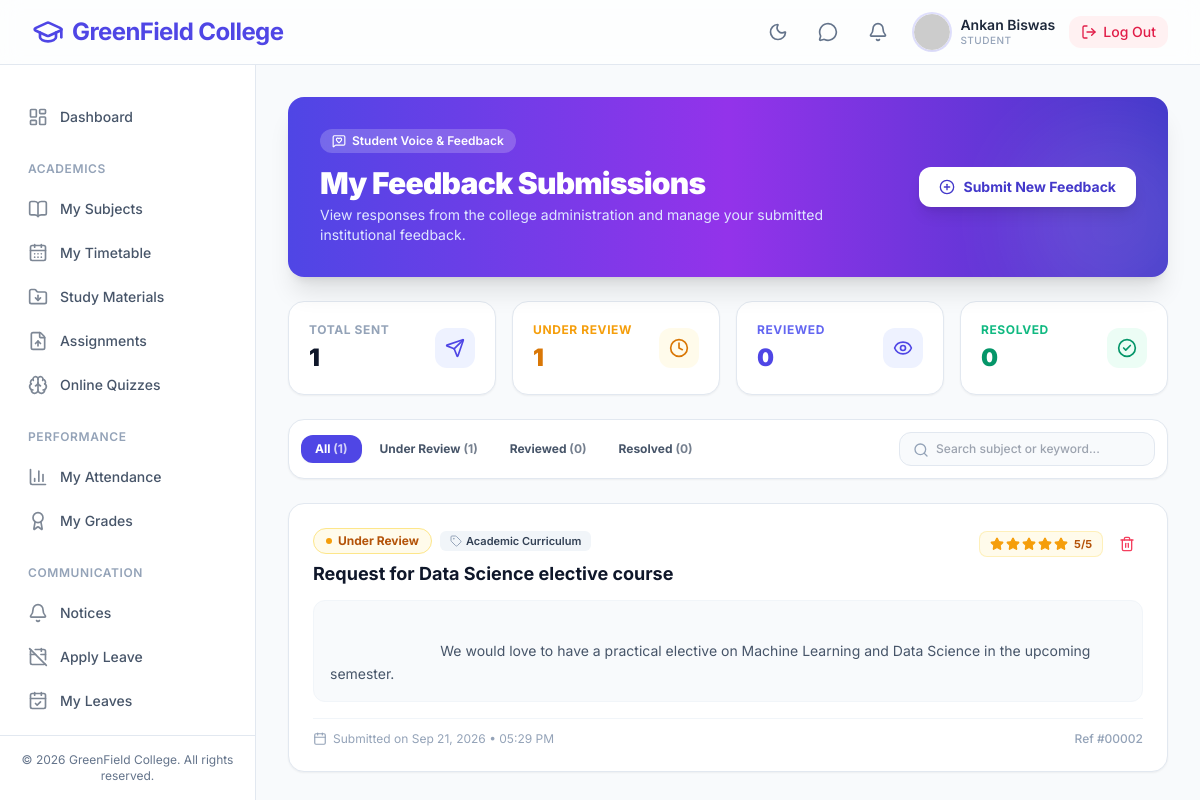
Page /views/student/my_feedbacks.php (signed in) on the committed database.
### tables this page shows
CREATE TABLE `feedbacks` (
  `id` int(11) NOT NULL AUTO_INCREMENT,
  `user_id` int(11) DEFAULT NULL,
  `user_role` enum('STUDENT','FACULTY','ADMIN','GUEST') NOT NULL DEFAULT 'GUEST',
  `name` varchar(100) DEFAULT NULL,
  `email` varchar(100) DEFAULT NULL,
  `phone` varchar(20) DEFAULT NULL,
  `category` varchar(50) NOT NULL DEFAULT 'General',
  `subject` varchar(200) NOT NULL,
  `rating` tinyint(3) unsigned DEFAULT NULL,
  `message` text NOT NULL,
  `status` enum('NEW','REVIEWED','RESOLVED') NOT NULL DEFAULT 'NEW',
  `admin_notes` text DEFAULT NULL,
  `ip_address` varchar(45) DEFAULT NULL,
  `user_agent` varchar(255) DEFAULT NULL,
  `created_at` timestamp NOT NULL DEFAULT current_timestamp(),
  `updated_at` timestamp NOT NULL DEFAULT current_timestamp() ON UPDATE current_timestamp(),
  PRIMARY KEY (`id`),
  KEY `idx_user_role` (`user_role`),
  KEY `idx_status` (`status`),
  KEY `idx_category` (`category`),
  KEY `idx_created_at` (`created_at`)
);

### config/database.php (called while the page is built, shortened)
<?php
class Database {
    private static ?Database $instance = null;
    private PDO $connection;
    private string $host = 'localhost';
    private string $db_name = 'college_cms';
    private string $username = 'root';
    private string $password = '';
    private string $charset = 'utf8mb4';
    private function __construct() {
        $dsn = "mysql:host={$this->host};dbname={$this->db_name};charset={$this->charset}";
        $options = [
            PDO::ATTR_ERRMODE            => PDO::ERRMODE_EXCEPTION,
            PDO::ATTR_DEFAULT_FETCH_MODE => PDO::FETCH_ASSOC,
            PDO::ATTR_EMULATE_PREPARES   => false,
        ];
        try {
            $this->connection = new PDO($dsn, $this->username, $this->password, $options);
        } catch (PDOException $e) {
            error_log("Database Connection failed: " . $e->getMessage());
            die("Critical Error: Unable to connect to the database. Please contact system administrator.");
        }
    }
    public static function getInstance(): Database {
        if (self::$instance === null) {
            self::$instance = new Database();
        }
        return self::$instance;
    }
    public function getConnection(): PDO {
        return $this->connection;
    }
}

### controllers/FeedbackController.php (called while the page is built, shortened)
<?php
require_once __DIR__ . '/../config/database.php';
class FeedbackController {
    private PDO $db;
    public function __construct() {
        $this->db = Database::getInstance()->getConnection();
    }
    public function getUserFeedbacks(int $userId, string $userRole, ?string $statusFilter = null): array {
        try {
            $sql = "SELECT * FROM feedbacks WHERE user_id = ? AND user_role = ?";
            $params = [$userId, strtoupper($userRole)];
            $sql .= " ORDER BY created_at DESC";
            $stmt = $this->db->prepare($sql);
            $stmt->execute($params);
            return $stmt->fetchAll(PDO::FETCH_ASSOC);
        } catch (Exception $e) {
            error_log('Error retrieving user feedbacks: ' . $e->getMessage());
            return [];
        }
    }
}

### views/student/my_feedbacks.php (the view, shortened to what this page needs)
<?php
require_once __DIR__ . '/../../includes/header.php';
require_once __DIR__ . '/../../controllers/FeedbackController.php';
$controller = new FeedbackController();
$studentId = (int)($_SESSION['user_id'] ?? 0);
$statusFilter = $_GET['status'] ?? null;
$search = trim($_GET['search'] ?? '');
$allFeedbacks = $controller->getUserFeedbacks($studentId, 'STUDENT');
$counts = [
    'all' => count($allFeedbacks),
    'new' => 0,
    'reviewed' => 0,
    'resolved' => 0
];
foreach ($allFeedbacks as $fb) {
    $st = strtolower($fb['status']);
    if (isset($counts[$st])) {
        $counts[$st]++;
    }
}
$feedbacks = $allFeedbacks;
$base = defined('BASE_URL') ? BASE_URL : '/college_cms';
?>
<main class="flex-1 overflow-y-auto p-4 sm:p-6 lg:p-8 bg-slate-50 dark:bg-slate-900 transition-colors duration-200">
    <div class="max-w-5xl mx-auto space-y-6">
        <div class="bg-gradient-to-r from-indigo-600 via-purple-600 to-indigo-700 rounded-2xl p-6 sm:p-8 text-white shadow-xl relative overflow-hidden">
            <div class="relative z-10 flex flex-col sm:flex-row sm:items-center justify-between gap-4">
                <div>
                    <span class="inline-flex items-center gap-1.5 px-3 py-1 rounded-full text-xs font-semibold bg-white/20 text-white backdrop-blur-sm mb-3">
                        <i data-lucide="message-square-heart" class="w-3.5 h-3.5"></i> Student Voice & Feedback
                    </span>
                    <h1 class="text-2xl sm:text-3xl font-black tracking-tight">My Feedback Submissions</h1>
                    <p class="text-indigo-100 text-sm mt-1 max-w-xl">
                        View responses from the college administration and manage your submitted institutional feedback.
                    </p>
                </div>
                <div class="flex-shrink-0">
                    <a href="<?= $base ?>/feedback.php" class="inline-flex items-center gap-2 bg-white text-indigo-700 hover:bg-indigo-50 font-bold px-5 py-2.5 rounded-xl shadow-lg transition-all hover:-translate-y-0.5 text-xs sm:text-sm">
                        <i data-lucide="plus-circle" class="w-4 h-4"></i> Submit New Feedback
                    </a>
                </div>
            </div>
        </div>
        <div class="grid grid-cols-2 sm:grid-cols-4 gap-4">
            <div class="bg-white dark:bg-slate-800 rounded-2xl p-4 sm:p-5 border border-slate-200 dark:border-slate-700/80 shadow-sm flex items-center justify-between">
                <div>
                    <span class="text-xs font-bold text-slate-400 uppercase tracking-wider block mb-1">Total Sent</span>
                    <span class="text-2xl font-black text-slate-900 dark:text-white"><?= $counts['all'] ?></span>
                </div>
                <div class="w-10 h-10 rounded-xl bg-indigo-50 dark:bg-indigo-900/30 text-indigo-600 dark:text-indigo-400 flex items-center justify-center">
                    <i data-lucide="send" class="w-5 h-5"></i>
                </div>
            </div>
            <div class="bg-white dark:bg-slate-800 rounded-2xl p-4 sm:p-5 border border-slate-200 dark:border-slate-700/80 shadow-sm flex items-center justify-between">
                <div>
                    <span class="text-xs font-bold text-amber-500 uppercase tracking-wider block mb-1">Under Review</span>
                    <span class="text-2xl font-black text-amber-600 dark:text-amber-400"><?= $counts['new'] ?></span>
                </div>
                <div class="w-10 h-10 rounded-xl bg-amber-50 dark:bg-amber-900/30 text-amber-600 dark:text-amber-400 flex items-center justify-center">
                    <i data-lucide="clock" class="w-5 h-5"></i>
                </div>
            </div>
            <div class="bg-white dark:bg-slate-800 rounded-2xl p-4 sm:p-5 border border-slate-200 dark:border-slate-700/80 shadow-sm flex items-center justify-between">
                <div>
                    <span class="text-xs font-bold text-indigo-500 uppercase tracking-wider block mb-1">Reviewed</span>
                    <span class="text-2xl font-black text-indigo-600 dark:text-indigo-400"><?= $counts['reviewed'] ?></span>
                </div>
                <div class="w-10 h-10 rounded-xl bg-indigo-50 dark:bg-indigo-900/30 text-indigo-600 dark:text-indigo-400 flex items-center justify-center">
                    <i data-lucide="eye" class="w-5 h-5"></i>
                </div>
            </div>
            <div class="bg-white dark:bg-slate-800 rounded-2xl p-4 sm:p-5 border border-slate-200 dark:border-slate-700/80 shadow-sm flex items-center justify-between">
                <div>
                    <span class="text-xs font-bold text-emerald-500 uppercase tracking-wider block mb-1">Resolved</span>
                    <span class="text-2xl font-black text-emerald-600 dark:text-emerald-400"><?= $counts['resolved'] ?></span>
                </div>
                <div class="w-10 h-10 rounded-xl bg-emerald-50 dark:bg-emerald-900/30 text-emerald-600 dark:text-emerald-400 flex items-center justify-center">
                    <i data-lucide="check-circle-2" class="w-5 h-5"></i>
                </div>
            </div>
        </div>
        <div class="flex flex-col md:flex-row items-stretch md:items-center justify-between gap-4 bg-white dark:bg-slate-800 p-2 sm:p-3 rounded-2xl border border-slate-200 dark:border-slate-700/80 shadow-sm">
            <div class="flex items-center gap-1 overflow-x-auto pb-1 md:pb-0">
                <?php
                $tabs = [
                    ['label' => 'All', 'value' => '', 'count' => $counts['all']],
                    ['label' => 'Under Review', 'value' => 'NEW', 'count' => $counts['new']],
                    ['label' => 'Reviewed', 'value' => 'REVIEWED', 'count' => $counts['reviewed']],
                    ['label' => 'Resolved', 'value' => 'RESOLVED', 'count' => $counts['resolved']],
                ];
                foreach ($tabs as $tab):
                    $isActive = ($statusFilter ?? '') === $tab['value'];
                    $activeClass = $isActive
                        ? 'bg-indigo-600 text-white shadow-sm'
                        : 'text-slate-600 dark:text-slate-400 hover:bg-slate-100 dark:hover:bg-slate-700/60';
                ?>
                    <a href="?status=<?= urlencode($tab['value']) ?><?= !empty($search) ? '&search=' . urlencode($search) : '' ?>"
                       class="px-3.5 py-1.5 rounded-xl text-xs font-bold transition-all whitespace-nowrap <?= $activeClass ?>">
                        <?= $tab['label'] ?> <span class="opacity-75">(<?= $tab['count'] ?>)</span>
                    </a>
                <?php endforeach; ?>
            </div>
            <form method="GET" action="" class="relative shrink-0">
                <i data-lucide="search" class="w-4 h-4 text-slate-400 absolute left-3.5 top-2.5"></i>
                <input type="text" name="search" value="<?= htmlspecialchars($search) ?>" placeholder="Search subject or keyword..."
                    class="w-full md:w-64 pl-9 pr-8 py-2 rounded-xl border border-slate-200 dark:border-slate-700 bg-slate-50 dark:bg-slate-900/50 text-slate-900 dark:text-white text-xs focus:ring-2 focus:ring-indigo-500 font-medium">
            </form>
        </div>
        <?php if (empty($feedbacks)): ?>
            <div class="bg-white dark:bg-slate-800 rounded-3xl p-10 sm:p-12 text-center border border-slate-200 dark:border-slate-700/80 shadow-sm">
                <div class="inline-flex items-center justify-center w-16 h-16 rounded-2xl bg-indigo-50 dark:bg-indigo-900/30 text-indigo-500 mb-4">
                    <i data-lucide="message-square-dashed" class="w-8 h-8"></i>
                </div>
                <h3 class="text-base font-bold text-slate-900 dark:text-white">No Feedbacks Found</h3>
                <p class="text-sm text-slate-500 dark:text-slate-400 mt-1 max-w-sm mx-auto">
                    <?= !empty($search) || !empty($statusFilter) ? 'No feedback submissions match your selected filter criteria.' : "You haven't submitted any feedback yet. Your input helps improve our campus!" ?>
                </p>
                <div class="mt-6 flex flex-wrap items-center justify-center gap-3">
                    <?php if (!empty($search) || !empty($statusFilter)): ?>
                        <a href="my_feedbacks.php" class="px-4 py-2 rounded-xl border border-slate-200 dark:border-slate-700 text-slate-600 dark:text-slate-300 text-xs font-bold hover:bg-slate-100 dark:hover:bg-slate-700 transition-colors">
                            Reset Filters
                        </a>
                    <?php endif; ?>
                    <a href="<?= $base ?>/feedback.php" class="inline-flex items-center gap-2 px-5 py-2.5 bg-indigo-600 hover:bg-indigo-700 text-white rounded-xl text-xs font-bold shadow-md shadow-indigo-500/25 transition-all">
                        <i data-lucide="plus" class="w-4 h-4"></i> Submit Feedback
                    </a>
                </div>
            </div>
        <?php else: ?>
            <div class="space-y-4">
                <?php foreach ($feedbacks as $fb):
                    $statusBadge = '';
                    if ($fb['status'] === 'NEW') {
                        $statusBadge = '<span class="inline-flex items-center gap-1.5 px-3 py-1 rounded-full text-xs font-bold bg-amber-50 text-amber-700 dark:bg-amber-900/30 dark:text-amber-400 border border-amber-200 dark:border-amber-800/40"><span class="w-1.5 h-1.5 rounded-full bg-amber-500 animate-pulse"></span> Under Review</span>';
                    }
                ?>
                    <div class="bg-white dark:bg-slate-800 rounded-2xl shadow-sm border border-slate-200 dark:border-slate-700/80 p-5 sm:p-6 transition-all hover:shadow-md">
                        <div class="flex flex-col sm:flex-row sm:items-start justify-between gap-3 mb-3">
                            <div class="space-y-1.5">
                                <div class="flex flex-wrap items-center gap-2">
                                    <?= $statusBadge ?>
                                    <span class="inline-flex items-center gap-1 px-2.5 py-0.5 rounded-md text-[11px] font-semibold bg-slate-100 dark:bg-slate-700/60 text-slate-700 dark:text-slate-300">
                                        <i data-lucide="tag" class="w-3 h-3 text-slate-400"></i> <?= htmlspecialchars($fb['category']) ?>
                                    </span>
                                </div>
                                <h3 class="text-base sm:text-lg font-bold text-slate-900 dark:text-white">
                                    <?= htmlspecialchars($fb['subject']) ?>
                                </h3>
                            </div>
                            <div class="flex items-center gap-2 self-start sm:self-auto shrink-0">
                                <?php if (!empty($fb['rating'])): ?>
                                    <div class="flex items-center gap-0.5 bg-amber-50 dark:bg-amber-950/40 px-2.5 py-1 rounded-lg border border-amber-200/50 dark:border-amber-800/30 text-amber-500 text-xs font-bold">
                                        <?php for ($s = 1; $s <= 5; $s++): ?>
                                            <i data-lucide="star" class="w-3.5 h-3.5 <?= $s <= $fb['rating'] ? 'fill-current' : 'text-slate-300 dark:text-slate-600' ?>"></i>
                                        <?php endfor; ?>
                                        <span class="ml-1 text-[11px] text-amber-700 dark:text-amber-300"><?= $fb['rating'] ?>/5</span>
                                    </div>
                                <?php endif; ?>
                                <button type="button" onclick="confirmDeleteFeedback(<?= $fb['id'] ?>, '<?= htmlspecialchars(addslashes($fb['subject'])) ?>')"
                                    class="p-2 rounded-xl text-rose-500 hover:text-rose-700 hover:bg-rose-50 dark:hover:bg-rose-900/30 transition-colors"
                                    title="Delete Feedback Submission">
                                    <i data-lucide="trash-2" class="w-4 h-4"></i>
                                </button>
                            </div>
                        </div>
                        <div class="text-sm text-slate-600 dark:text-slate-300 bg-slate-50 dark:bg-slate-900/50 p-4 rounded-xl border border-slate-100 dark:border-slate-800 whitespace-pre-wrap leading-relaxed">
                            <?= htmlspecialchars($fb['message']) ?>
                        </div>
                        <div class="mt-4 pt-3 border-t border-slate-100 dark:border-slate-700/60 flex items-center justify-between text-xs text-slate-400">
                            <span class="flex items-center gap-1.5">
                                <i data-lucide="calendar" class="w-3.5 h-3.5"></i> Submitted on <?= date('M d, Y • h:i A', strtotime($fb['created_at'])) ?>
                            </span>
                            <span class="font-medium">
                                Ref #<?= str_pad((string)$fb['id'], 5, '0', STR_PAD_LEFT) ?>
                            </span>
                        </div>
                    </div>
                <?php endforeach; ?>
            </div>
        <?php endif; ?>
    </div>
</main>
<?php require_once __DIR__ . '/../../includes/footer.php'; ?>

### rows in the picture
feedbacks: label "Under Review", user "1", status "NEW" (drawn), category "Academic Curriculum", subject "Request for Data Science elective course", rating "5", message "We would love to have a practical elective on Machine Learning and Data Science in the upcoming semester.", created_at "Sep 21, 2026 • 05:29 PM", id "00002"

### other values in the picture
$userName "Ankan Biswas"
$roleName "STUDENT"
$link['label'] "Dashboard"
$link['label'] "ACADEMICS"
$link['label'] "My Subjects"
$link['label'] "My Timetable"
$link['label'] "Study Materials"
$link['label'] "Assignments"
$link['label'] "Online Quizzes"
$link['label'] "PERFORMANCE"
$link['label'] "My Attendance"
$link['label'] "My Grades"
$link['label'] "COMMUNICATION"
$link['label'] "Notices"
$link['label'] "Apply Leave"
